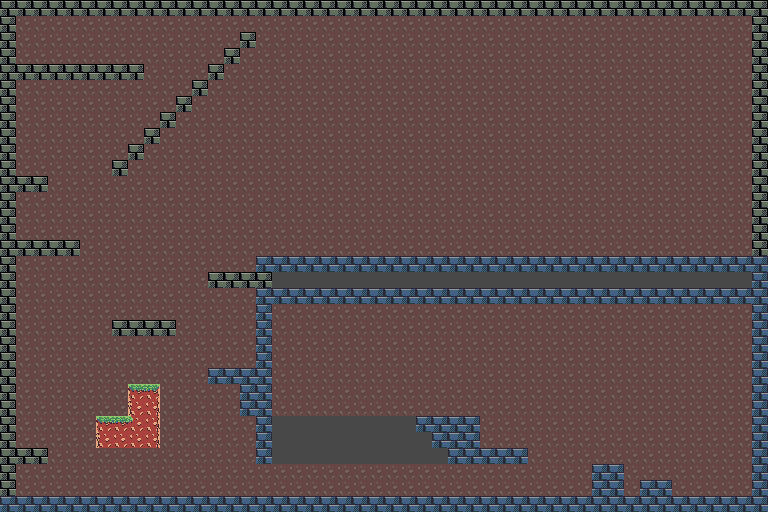

Tiled map render using the project's own tile images. Description and the map definition, with tile-layer contents summarised, below:
An orthogonal 48x32 tile map with 16x16 px tiles, 3 tile layers (Background, Walls, Non Colliding Walls) and 5 objects (trashcan, player).

<map version="1.0.0" orientation="orthogonal" renderorder="right-down" width="48" height="32" tilewidth="16" tileheight="16" backgroundcolor="#484848" nextobjectid="13">
 <tileset firstgid="1" source="tileset.tsx" />
 <objectgroup name="Rooms" visible="0">
  <object id="6" x="256.473" y="256.946" width="510.88" height="254.967">
   <properties>
    <property name="room" value="A" />
   </properties>
  </object>
  <object id="8" x="0.666667" y="0.666667" width="255.792" height="511.229">
   <properties>
    <property name="room" value="B" />
   </properties>
  </object>
  <object id="10" x="256.515" y="1.17424" width="511.061" height="269.402">
   <properties>
    <property name="room" value="C" />
   </properties>
  </object>
 </objectgroup>
 <layer name="Background" width="48" height="32" opacity="0.3">
  <data>[1536 cells, 1476 non-empty, 1 distinct tile ids]</data>
 </layer>
 <layer name="Walls" width="48" height="32">
  <properties>
   <property name="collidable" type="bool" value="true" />
  </properties>
  <data>[1536 cells, 367 non-empty, 12 distinct tile ids]</data>
 </layer>
 <layer name="Non Colliding Walls" width="48" height="32">
  <properties>
   <property name="collidable" type="bool" value="false" />
  </properties>
  <data>[1536 cells, 9 non-empty, 2 distinct tile ids]</data>
 </layer>
 <objectgroup color="#c80000" name="Actors">
  <object id="5" name="trashcan" type="trashcan" x="419.632" y="382.422" width="32" height="32" />
  <object id="11" name="player" type="player" x="715.333" y="460.667" width="32" height="32" />
 </objectgroup>
</map>